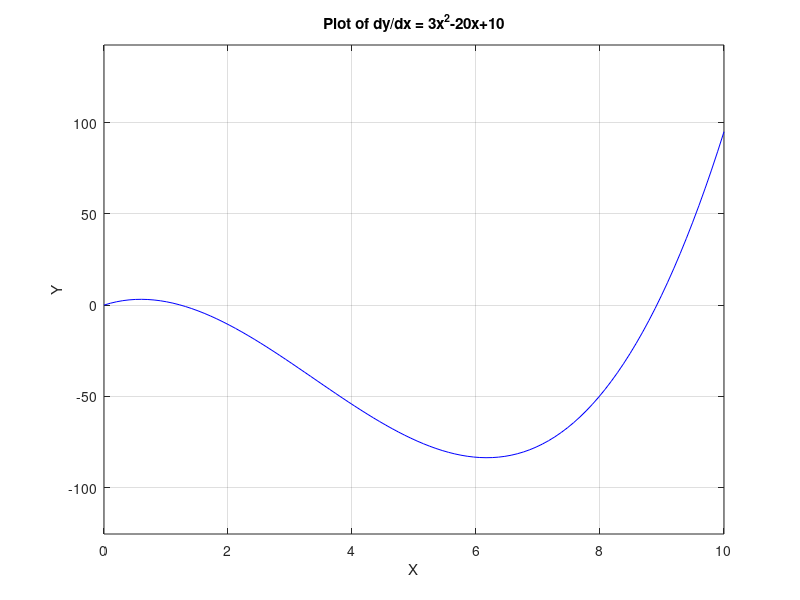

This chart was generated by the following MATLAB code:
%% Homework 7, Problem 1
% euler_polynomial.m
% Rate equation: dy/dx = 3x^2-20x+10 and y(0) = 0
% Using (unimproved) Euler?s method, express y(x + ?x) in terms of y(x)
% Use Euler's method to calculate y(x) over the range 0<=x<=10 with step
% size 0.1 and plot results
% Author: Chris Kreienkamp
clear
clc

%% SET INITIAL PARAMETERS

xmin = 0;       % Range of x-values
xmax = 10;

Nx = 100;       % Number of x-values


%% INITIALIZE VECTORS

x = linspace(xmin,xmax,Nx);     % Vector of x-values

dx = x(2) - x(1);               % Increment of the approximation (dx)

y = zeros(1,Nx);                % Vector of y-values

y(1) = 0;                       % Initial condition


%% CALCULATIONS - EULER METHOD

% Use FOR loop for domain marching of approximate solution
% Use "current" value (ix) to determine "future" value (ix+1)

for ix = 1:Nx-1
    a = 3*x(ix)^2-20*x(ix)+10;
    y(ix+1) = y(ix) + a*dx;
end

%% GENERATE PLOT

% Plot approximate solution
plot(x,y,'b-')

% Enhance plots with labels
xlabel('X')
ylabel('Y')
title('Plot of dy/dx = 3x^2-20x+10')
grid on
axis([xmin xmax 1.5*min(y) 1.5*max(y)])
